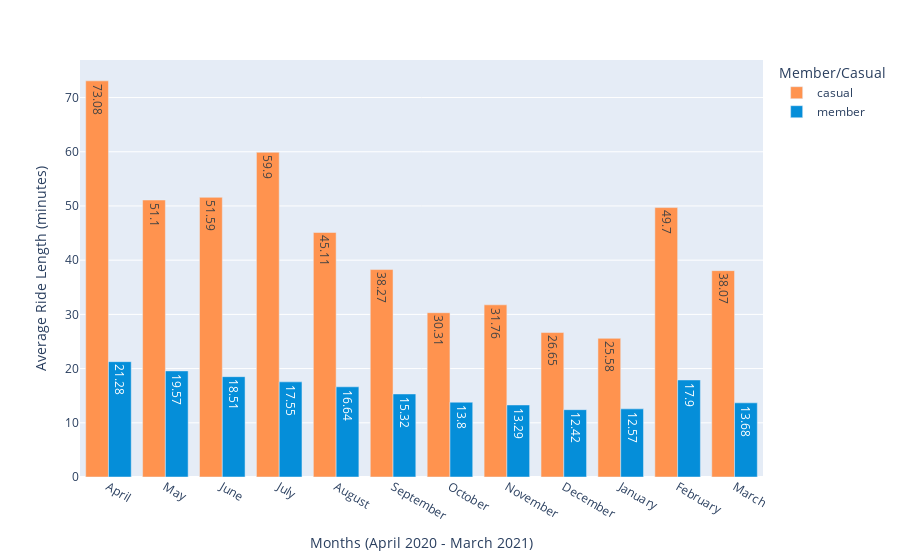

Source (notebook cell):
### Code cell
# Perform data transformation and drop NaN values
fig_5 = data.groupby(['year', 'month', 'member_casual'], as_index=False).mean().round(2).dropna()

# Generate the bar chart using Plotly Express
fig = px.bar(fig_5, x='month', y='ride_length', color='member_casual',
             barmode='group', text='ride_length',
             labels={'ride_length': 'Average Ride Length (minutes)',
                     'member_casual': 'Member/Casual',
                     'month': 'Months (April 2020 - March 2021)'},
             hover_name='member_casual', hover_data={'member_casual': False, 'ride_length': True},
             color_discrete_map={'casual': '#FF934F', 'member': '#058ED9'})

# Display the chart
fig.show()

### Figure 1 — Plotly figure (JSON) as saved in the notebook; plotly's stock layout.template omitted (floating-point values rounded to 4 significant figures)
{"data": [{"alignmentgroup": "True", "customdata": [["casual"], ["casual"], ["casual"], ["casual"], ["casual"], ["casual"], ["casual"], ["casual"], ["casual"], ["casual"], ["casual"], ["casual"]], "hovertemplate": "<b>%{hovertext}</b><br><br>Months (April 2020 - March 2021)=%{x}<br>Average Ride Length (minutes)=%{text}<extra></extra>", "hovertext": ["casual", "casual", "casual", "casual", "casual", "casual", "casual", "casual", "casual", "casual", "casual", "casual"], "legendgroup": "casual", "marker": {"color": "#FF934F", "pattern": {"shape": ""}}, "name": "casual", "offsetgroup": "casual", "orientation": "v", "showlegend": true, "text": [73.08, 51.1, 51.59, 59.9, 45.11, 38.27, 30.31, 31.76, 26.65, 25.58, 49.7, 38.07], "textposition": "auto", "type": "bar", "x": ["April", "May", "June", "July", "August", "September", "October", "November", "December", "January", "February", "March"], "xaxis": "x", "y": [73.08, 51.1, 51.59, 59.9, 45.11, 38.27, 30.31, 31.76, 26.65, 25.58, 49.7, 38.07], "yaxis": "y"}, {"alignmentgroup": "True", "customdata": [["member"], ["member"], ["member"], ["member"], ["member"], ["member"], ["member"], ["member"], ["member"], ["member"], ["member"], ["member"]], "hovertemplate": "<b>%{hovertext}</b><br><br>Months (April 2020 - March 2021)=%{x}<br>Average Ride Length (minutes)=%{text}<extra></extra>", "hovertext": ["member", "member", "member", "member", "member", "member", "member", "member", "member", "member", "member", "member"], "legendgroup": "member", "marker": {"color": "#058ED9", "pattern": {"shape": ""}}, "name": "member", "offsetgroup": "member", "orientation": "v", "showlegend": true, "text": [21.28, 19.57, 18.51, 17.55, 16.64, 15.32, 13.8, 13.29, 12.42, 12.57, 17.9, 13.68], "textposition": "auto", "type": "bar", "x": ["April", "May", "June", "July", "August", "September", "October", "November", "December", "January", "February", "March"], "xaxis": "x", "y": [21.28, 19.57, 18.51, 17.55, 16.64, 15.32, 13.8, 13.29, 12.42, 12.57, 17.9, 13.68], "yaxis": "y"}], "layout": {"barmode": "group", "legend": {"title": {"text": "Member/Casual"}, "tracegroupgap": 0}, "margin": {"t": 60}, "xaxis": {"anchor": "y", "domain": [0, 1], "title": {"text": "Months (April 2020 - March 2021)"}}, "yaxis": {"anchor": "x", "domain": [0, 1], "title": {"text": "Average Ride Length (minutes)"}}}}
